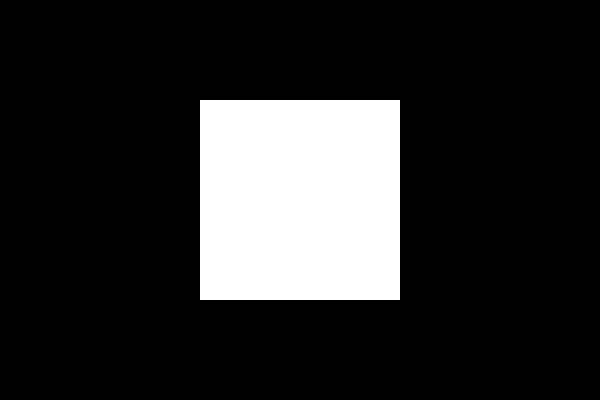
Frame 1 (no input)
Frame 60 (the mouse pressed at the canvas centre just before this capture): identical to frame 1, image omitted
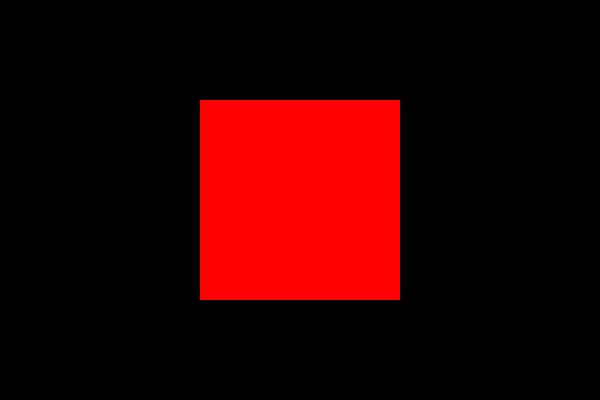
Frame 120 (the mouse held since frame 60 and released just before this capture)

The Processing sketch that drew these frames (run headless with seeded random() and noise(); from frame 60 on, the mouse is pressed at the canvas centre):

// Processing sketch: key_events_06_mouse_press_release
// ── key_events_06_mouse_press_release.pde
color c = color(255);

void setup() {
  size(600, 400);
  rectMode(CENTER);
  background(0);
  noStroke();
}

void draw() {
  background(0);
  fill(c);
  rect(width/2, height/2, 200, 200);
}

void mousePressed() {
  c = color(255, 0, 0);
}

void mouseReleased() {
  c = color(255);
}
